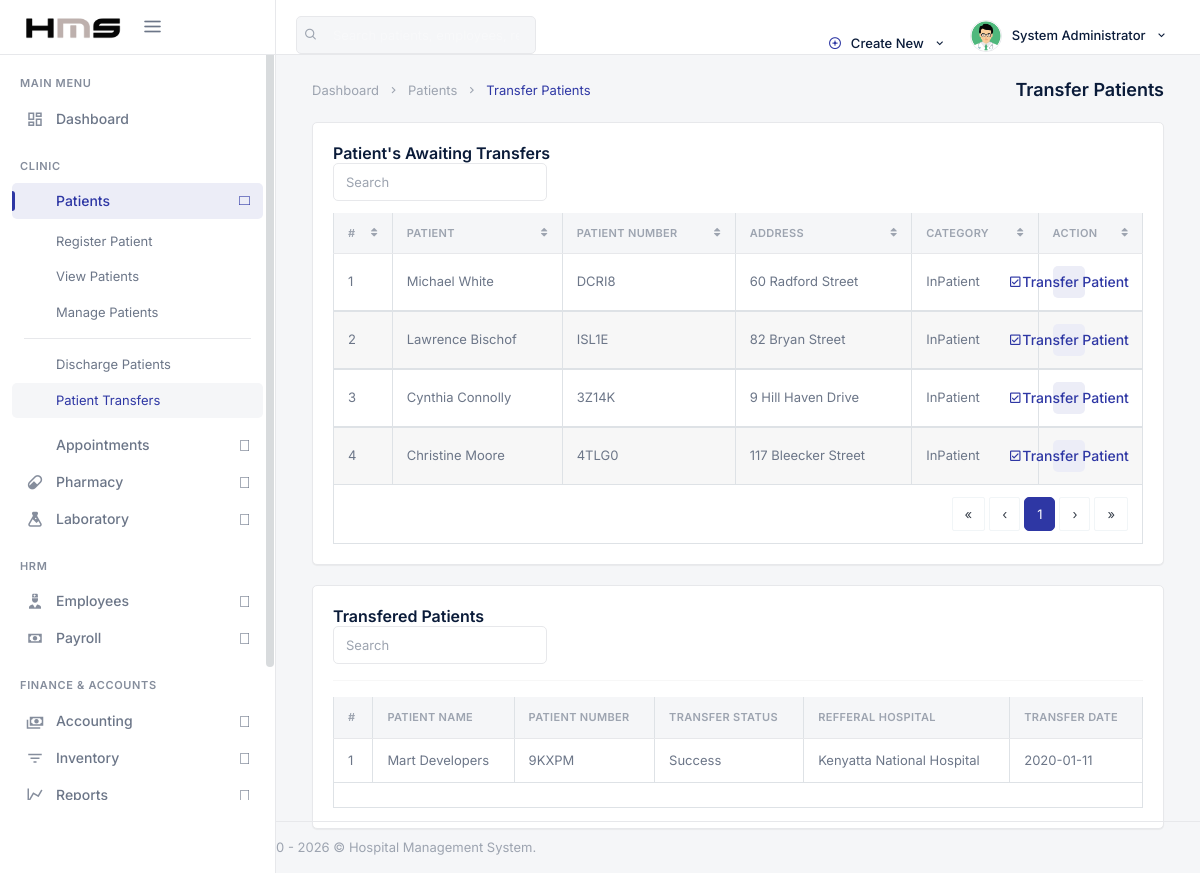
/backend/admin/his_admin_patient_transfer.php (signed in), run on the app's committed database.
### tables this page shows
CREATE TABLE `his_admin` (
  `ad_id` int(20) NOT NULL,
  `ad_fname` varchar(200) DEFAULT NULL,
  `ad_lname` varchar(200) DEFAULT NULL,
  `ad_email` varchar(200) DEFAULT NULL,
  `ad_pwd` varchar(200) DEFAULT NULL,
  `ad_dpic` varchar(200) DEFAULT NULL
);

CREATE TABLE `his_patients` (
  `pat_id` int(20) NOT NULL,
  `pat_fname` varchar(200) DEFAULT NULL,
  `pat_lname` varchar(200) DEFAULT NULL,
  `pat_sex` varchar(20) DEFAULT NULL,
  `pat_marital_status` varchar(40) DEFAULT NULL,
  `pat_religion` varchar(80) DEFAULT NULL,
  `pat_reg_hour` time DEFAULT NULL,
  `pat_dob` varchar(200) DEFAULT NULL,
  `pat_age` varchar(200) DEFAULT NULL,
  `pat_number` varchar(200) DEFAULT NULL,
  `pat_addr` varchar(200) DEFAULT NULL,
  `pat_village` varchar(200) DEFAULT NULL,
  `pat_division` varchar(200) DEFAULT NULL,
  `pat_subdivision` varchar(200) DEFAULT NULL,
  `pat_blood_group` varchar(10) DEFAULT NULL,
  `pat_phone` varchar(200) DEFAULT NULL,
  `pat_email` varchar(200) DEFAULT NULL,
  `pat_emergency_name` varchar(200) DEFAULT NULL,
  `pat_emergency_phone` varchar(40) DEFAULT NULL,
  `pat_type` varchar(200) DEFAULT NULL,
  `pat_date_joined` timestamp(6) NOT NULL DEFAULT CURRENT_TIMESTAMP(6) ON UPDATE CURRENT_TIMESTAMP(6),
  `pat_ailment` varchar(200) DEFAULT NULL,
  `pat_discharge_status` varchar(200) DEFAULT NULL
);

CREATE TABLE `his_patient_transfers` (
  `t_id` int(20) NOT NULL,
  `t_hospital` varchar(200) DEFAULT NULL,
  `t_date` varchar(200) DEFAULT NULL,
  `t_pat_name` varchar(200) DEFAULT NULL,
  `t_pat_number` varchar(200) DEFAULT NULL,
  `t_status` varchar(200) DEFAULT NULL
);

### backend/security.php (called while the page is built, shortened)
<?php
function escape_output($string) {
    return htmlspecialchars((string) $string, ENT_QUOTES, 'UTF-8');
}

### backend/admin/his_admin_patient_transfer.php (the view, shortened to what this page needs)
<?php
  include('../config.php');
    include('../security.php');
?>
<!DOCTYPE html>
<html lang="en">
<?php include('assets/inc/head.php');?>
    <body>
        <div id="wrapper">
                <?php include('assets/inc/nav.php');?>
                <?php include("assets/inc/sidebar.php");?>
            <div class="content-page">
                <div class="content">
                    <div class="container-fluid">
                        <div class="row">
                            <div class="col-12">
                                <div class="page-title-box">
                                    <div class="page-title-right">
                                        <ol class="breadcrumb m-0">
                                            <li class="breadcrumb-item"><a href="javascript: void(0);">Dashboard</a></li>
                                            <li class="breadcrumb-item"><a href="javascript: void(0);">Patients</a></li>
                                            <li class="breadcrumb-item active">Transfer Patients</li>
                                        </ol>
                                    </div>
                                    <h4 class="page-title">Transfer Patients</h4>
                                </div>
                            </div>
                        </div>
                        <div class="row">
                            <div class="col-12">
                                <div class="card-box">
                                    <h4 class="header-title">Patient's Awaiting Transfers</h4>
                                    <div class="mb-2">
                                        <div class="row">
                                            <div class="col-12 text-sm-center form-inline" >
                                                <div class="form-group">
                                                    <input id="demo-foo-search" type="text" placeholder="Search" class="form-control form-control-sm" autocomplete="on">
                                                </div>
                                            </div>
                                        </div>
                                    </div>
                                    <div class="table-responsive">
                                        <table id="demo-foo-filtering" class="table table-bordered toggle-circle mb-0" data-page-size="7">
                                            <thead>
                                            <tr>
                                                <th>#</th>
                                                <th data-toggle="true">Patient</th>
                                                <th data-hide="phone">Patient Number</th>
                                                <th data-hide="phone"> Address</th>
                                                <th data-hide="phone"> Category</th>
                                                <th data-hide="phone">Action</th>
                                            </tr>
                                            </thead>
                                            <?php
                                                $ret="SELECT * FROM  his_patients WHERE  pat_type = 'InPatient' ";
                                                $stmt= $mysqli->prepare($ret) ;
                                                $stmt->execute() ;
                                                $res=$stmt->get_result();
                                                $cnt=1;
                                                while($row=$res->fetch_object())
                                                {
                                            ?>
                                                <tbody>
                                                <tr>
                                                    <td><?php echo escape_output($cnt); ?></td>
                                                    <td><?php echo escape_output($row->pat_fname); ?> <?php echo escape_output($row->pat_lname); ?></td>
                                                    <td><?php echo escape_output($row->pat_number); ?></td>
                                                    <td><?php echo escape_output($row->pat_addr); ?></td>
                                                    <td><?php echo escape_output($row->pat_type); ?></td>
                                                    <td>
                                                        <a href="his_admin_transfer_single_patient.php?pat_number=<?php echo escape_output($row->pat_number); ?>" class="badge badge-primary"><i class="mdi mdi-check-box-outline "></i> Transfer Patient</a>
                                                    </td>
                                                </tr>
                                                </tbody>
                                            <?php  $cnt = $cnt +1 ; }?>
                                            <tfoot>
                                            <tr class="active">
                                                <td colspan="8">
                                                    <div class="text-right">
                                                        <ul class="pagination pagination-rounded justify-content-end footable-pagination m-t-10 mb-0"></ul>
                                                    </div>
                                                </td>
                                            </tr>
                                            </tfoot>
                                        </table>
                                    </div>
                                </div>
                            </div>
                        </div>
                        <div class="row">
                            <div class="col-12">
                                <div class="card-box">
                                    <h4 class="header-title">Transfered Patients</h4>
                                    <div class="mb-2">
                                        <div class="row">
                                            <div class="col-12 text-sm-center form-inline" >
                                                <div class="form-group">
                                                    <input id="demo-foo-search" type="text" placeholder="Search" class="form-control form-control-sm" autocomplete="on">
                                                </div>
                                            </div>
                                        </div>
                                    </div>
                                    <hr>
                                    <div class="table-responsive">
                                        <table id="demo-foo-filtering" class="table table-bordered toggle-circle mb-0" data-page-size="7">
                                            <thead>
                                            <tr>
                                                <th>#</th>
                                                <th data-toggle="true">Patient Name</th>
                                                <th data-hide="phone">Patient Number</th>
                                                <th data-hide="phone">Transfer Status</th>
                                                <th data-hide="phone">Refferal Hospital</th>
                                                <th data-hide="phone">Transfer Date</th>
                                            </tr>
                                            </thead>
                                            <?php
                                                $ret="SELECT * FROM  his_patient_transfers ";
                                                $stmt= $mysqli->prepare($ret) ;
                                                $stmt->execute() ;
                                                $res=$stmt->get_result();
                                                $cnt=1;
                                                while($row=$res->fetch_object())
                                                {
                                            ?>
                                                <tbody>
                                                <tr>
                                                    <td><?php echo escape_output($cnt); ?></td>
                                                    <td><?php echo escape_output($row->t_pat_name); ?></td>
                                                    <td><?php echo escape_output($row->t_pat_number); ?></td>
                                                    <td><?php echo escape_output($row->t_status); ?></td>
                                                    <td><?php echo escape_output($row->t_hospital); ?></td>
                                                    <td><?php echo escape_output($row->t_date); ?></td>
                                                </tr>
                                                </tbody>
                                            <?php  $cnt = $cnt +1 ; }?>
                                            <tfoot>
                                            <tr class="active">
                                                <td colspan="8">
                                                </td>
                                            </tr>
                                            </tfoot>
                                        </table>
                                    </div>
                                </div>
                            </div>
                        </div>
                    </div>
                </div>
                 <?php include('assets/inc/footer.php');?>
            </div>
        </div>
    </body>
</html>

### backend/admin/assets/inc/nav.php (shortened to what this page needs)
<?php
    $aid=$_SESSION['ad_id'];
    $ret="select * from his_admin where ad_id=?";
    $stmt= $mysqli->prepare($ret);
    $stmt->bind_param('i',$aid);
    $stmt->execute();
    $res=$stmt->get_result();
    while($row=$res->fetch_object())
    {
?>
    <div class="navbar-custom">
        <ul class="list-unstyled topnav-menu topnav-menu-left m-0">
            <li class="d-none d-lg-block">
                <form class="app-search" autocomplete="off">
                    <div class="app-search-box">
                        <button class="btn" type="button"><i class="fe-search"></i></button>
                        <input type="text" class="form-control" placeholder="Search patients, employees, records…">
                    </div>
                </form>
            </li>
        </ul>
        <div class="logo-box bg-black">
            <a href="his_admin_dashboard.php" class="logo text-center">
                <span class="logo-lg">
                    <img src="assets/images/logo-dark.png" alt="HMS" height="22">
                </span>
            </a>
            <button class="button-menu-mobile">
                <i class="fe-menu"></i>
            </button>
        </div>
        <ul class="list-unstyled topnav-menu float-right mb-0">
            <li class="dropdown notification-list d-none d-lg-block">
                <a class="nav-link dropdown-toggle waves-effect waves-light" data-toggle="dropdown" href="#" role="button" aria-haspopup="false" aria-expanded="false">
                    <i class="fe-plus-circle mr-1" style="color: var(--hms-primary);"></i>
                    Create New
                    <i class="mdi mdi-chevron-down ml-1"></i>
                </a>
            </li>
            <li class="dropdown notification-list">
                <a class="nav-link dropdown-toggle nav-user mr-0 waves-effect waves-light" data-toggle="dropdown" href="#" role="button" aria-haspopup="false" aria-expanded="false">
                    <img src="assets/images/users/<?php echo escape_output($row->ad_dpic); ?>" alt="User" class="rounded-circle">
                    <span class="pro-user-name ml-1 d-none d-lg-inline">
                        <?php echo escape_output($row->ad_fname); ?> <?php echo escape_output($row->ad_lname); ?>
                        <i class="mdi mdi-chevron-down ml-1"></i>
                    </span>
                </a>
            </li>
        </ul>
    </div>
<?php }?>

### data on the page
his_admin: ad_dpic (picture), ad_fname "System", ad_lname "Administrator"
his_patients: pat_fname "Michael", pat_lname "White", pat_number "DCRI8", pat_addr "60 Radford Street", pat_type "InPatient"
his_patients: cnt "2", pat_fname "Lawrence", pat_lname "Bischof", pat_number "ISL1E", pat_addr "82 Bryan Street", pat_type "InPatient"
his_patients: cnt "3", pat_fname "Cynthia", pat_lname "Connolly", pat_number "3Z14K", pat_addr "9 Hill Haven Drive", pat_type "InPatient"
his_patients: cnt "4", pat_fname "Christine", pat_lname "Moore", pat_number "4TLG0", pat_addr "117 Bleecker Street", pat_type "InPatient"
his_patient_transfers: t_pat_name "Mart Developers", t_pat_number "9KXPM", t_status "Success", t_hospital "Kenyatta National Hospital", t_date "2020-01-11"
